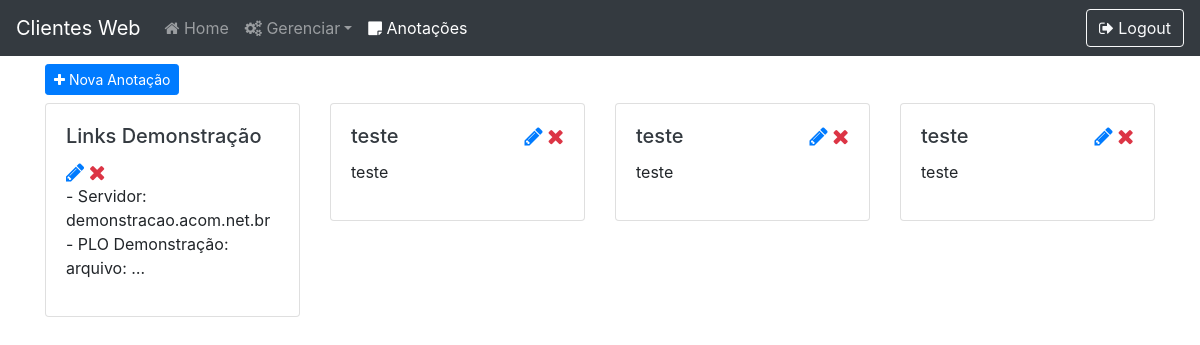
The page /notes (signed in) on the database as committed earlier.
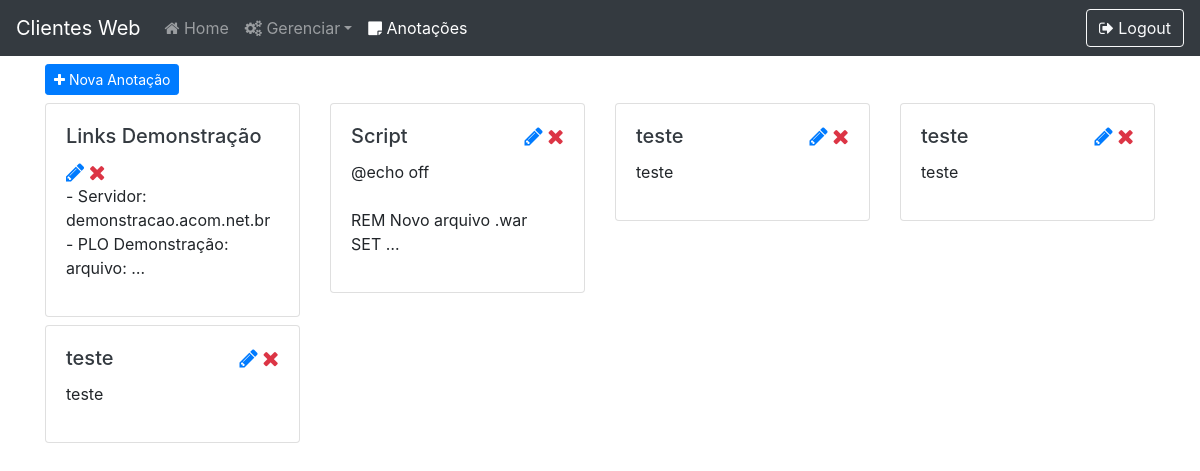
The same page on the database as committed later.
### core/models.py (models this page shows, shortened)
class Note(models.Model):
    title = models.CharField('Title', max_length=300)
    text = models.TextField()

### core/views.py (the view)
# urls.py: path('notes', notes, name='notes'),
def notes(request):
    if str(request.user) != 'AnonymousUser':
        context = {
            'notes': Note.objects.all().order_by('title')
        }
        return render(request, 'notes.html', context=context)
    else:
        return loginUser(request)

### core/templates/notes.html (shortened to what this page needs)
{% load static %}
{% load custom_filters %}
<!DOCTYPE html>
<html lang="pt-br">
<head>
    <link rel="stylesheet" href="{% static 'css/style.css' %}">
    <link rel="stylesheet" href="https://cdnjs.cloudflare.com/ajax/libs/font-awesome/4.7.0/css/font-awesome.min.css">
    <link rel="stylesheet" href="https://stackpath.bootstrapcdn.com/bootstrap/4.5.0/css/bootstrap.min.css">
</head>
<body>
    <nav class="navbar stick-top navbar-expand-lg navbar-dark bg-dark">
        <a class="navbar-brand" href="{% url 'index' %}">Clientes Web</a>
        <div class="collapse navbar-collapse" id="navbarTogglerDemo03">
            <ul class="navbar-nav mr-auto mt-2 mt-lg-0 navbar-left">
                <li class="nav-item"><a class="nav-link" href="{% url 'index' %}"><i class="fa fa-home"></i> Home</a></li>
                <li class="nav-item dropdown">
                    <a class="nav-link dropdown-toggle" id="navbarDropdown" role="button" data-toggle="dropdown" aria-haspopup="true" aria-expanded="false"><i class="fa fa-cogs"></i> Gerenciar</a>
                </li>
                <li class="nav-item"><a class="nav-link active" href="{% url 'notes' %}"><i class="fa fa-sticky-note"></i> Anotações</a></li>
            </ul>
            <a href="{% url 'logout' %}" type="button" class="btn btn-outline-light"><i class="fa fa-sign-out"></i> Logout</a>
        </div>
    </nav>
    <div class="container">
        <div class="row justify-content-sm-between mt-2 mb-2">
            <div class="col-auto"><a class="btn btn-sm btn-primary" href="{% url 'newNote' %}"><i class="fa fa-plus"></i> Nova Anotação</a></div>
        </div>
        <div class="row row-cols-1 row-cols-md-4">
            {% for note in notes %}
                <div class="col mb-2">
                    <div class="card">
                        <div class="card-body" ondblclick="editNote({{ note.id }});">
                            <div class="row justify-content-sm-between">
                                <div class="col-auto">
                                    <h5 class="card-title "><a class="text-dark" href="{% url 'editNote' idNote=note.id %}">{{ note.title }}</a></h5>
                                </div>
                                <div class="col-auto">
                                    <a href="{% url 'editNote' idNote=note.id %}" class="text-primary"><i class="fa fa-pencil fa-lg"></i></a>
                                    <a href="{% url 'deleteNote' idNote=note.id %}" class="text-danger"><i class="fa fa-remove fa-lg"></i></a>
                                </div>
                            </div>
                            <p>{{ note.text|linebreaksbr|truncatewords:5 }}</p>
                        </div>
                    </div>
                </div>
            {% endfor %}
        </div>
    </div>
</body>
</html>

Rows that differ between the two databases and show on the page:
added Note: title "Script", text "@echo off REM Novo arquivo .war SET …"
